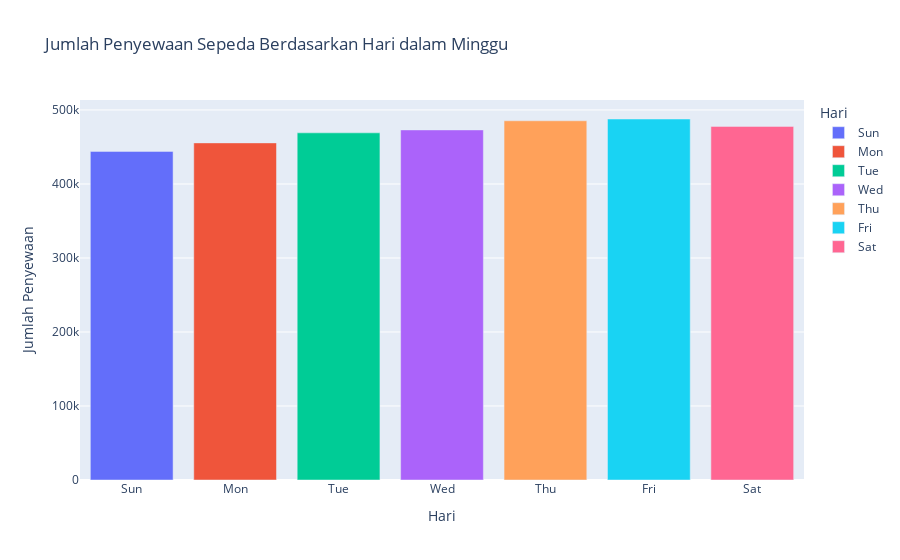

The notebook cell saved with this chart:
### Markdown cell above
### **Pertanyaan 6: Bagaimana distribusi jumlah penyewaan sepeda sepanjang hari dalam seminggu?**

### Code cell
weekday_counts = day.groupby('weekday')['count'].sum().reset_index()
fig = px.bar(weekday_counts, x='weekday', y='count', color='weekday',
             category_orders={"weekday": ["Sun", "Mon", "Tue", "Wed", "Thu", "Fri", "Sat"]},
             title='Jumlah Penyewaan Sepeda Berdasarkan Hari dalam Minggu',
             labels={'weekday': 'Hari', 'count': 'Jumlah Penyewaan'})
fig.show()

### Figure 1 — Plotly figure (JSON) as saved in the notebook; plotly's stock layout.template omitted (floating-point values rounded to 4 significant figures)
{"data": [{"alignmentgroup": "True", "hovertemplate": "Hari=%{x}<br>Jumlah Penyewaan=%{y}<extra></extra>", "legendgroup": "Sun", "marker": {"color": "#636efa", "pattern": {"shape": ""}}, "name": "Sun", "offsetgroup": "Sun", "orientation": "v", "showlegend": true, "textposition": "auto", "type": "bar", "x": ["Sun"], "xaxis": "x", "y": [444027], "yaxis": "y"}, {"alignmentgroup": "True", "hovertemplate": "Hari=%{x}<br>Jumlah Penyewaan=%{y}<extra></extra>", "legendgroup": "Mon", "marker": {"color": "#EF553B", "pattern": {"shape": ""}}, "name": "Mon", "offsetgroup": "Mon", "orientation": "v", "showlegend": true, "textposition": "auto", "type": "bar", "x": ["Mon"], "xaxis": "x", "y": [455503], "yaxis": "y"}, {"alignmentgroup": "True", "hovertemplate": "Hari=%{x}<br>Jumlah Penyewaan=%{y}<extra></extra>", "legendgroup": "Tue", "marker": {"color": "#00cc96", "pattern": {"shape": ""}}, "name": "Tue", "offsetgroup": "Tue", "orientation": "v", "showlegend": true, "textposition": "auto", "type": "bar", "x": ["Tue"], "xaxis": "x", "y": [469109], "yaxis": "y"}, {"alignmentgroup": "True", "hovertemplate": "Hari=%{x}<br>Jumlah Penyewaan=%{y}<extra></extra>", "legendgroup": "Wed", "marker": {"color": "#ab63fa", "pattern": {"shape": ""}}, "name": "Wed", "offsetgroup": "Wed", "orientation": "v", "showlegend": true, "textposition": "auto", "type": "bar", "x": ["Wed"], "xaxis": "x", "y": [473048], "yaxis": "y"}, {"alignmentgroup": "True", "hovertemplate": "Hari=%{x}<br>Jumlah Penyewaan=%{y}<extra></extra>", "legendgroup": "Thu", "marker": {"color": "#FFA15A", "pattern": {"shape": ""}}, "name": "Thu", "offsetgroup": "Thu", "orientation": "v", "showlegend": true, "textposition": "auto", "type": "bar", "x": ["Thu"], "xaxis": "x", "y": [485395], "yaxis": "y"}, {"alignmentgroup": "True", "hovertemplate": "Hari=%{x}<br>Jumlah Penyewaan=%{y}<extra></extra>", "legendgroup": "Fri", "marker": {"color": "#19d3f3", "pattern": {"shape": ""}}, "name": "Fri", "offsetgroup": "Fri", "orientation": "v", "showlegend": true, "textposition": "auto", "type": "bar", "x": ["Fri"], "xaxis": "x", "y": [487790], "yaxis": "y"}, {"alignmentgroup": "True", "hovertemplate": "Hari=%{x}<br>Jumlah Penyewaan=%{y}<extra></extra>", "legendgroup": "Sat", "marker": {"color": "#FF6692", "pattern": {"shape": ""}}, "name": "Sat", "offsetgroup": "Sat", "orientation": "v", "showlegend": true, "textposition": "auto", "type": "bar", "x": ["Sat"], "xaxis": "x", "y": [477807], "yaxis": "y"}], "layout": {"barmode": "relative", "legend": {"title": {"text": "Hari"}, "tracegroupgap": 0}, "title": {"text": "Jumlah Penyewaan Sepeda Berdasarkan Hari dalam Minggu"}, "xaxis": {"anchor": "y", "categoryarray": ["Sun", "Mon", "Tue", "Wed", "Thu", "Fri", "Sat"], "categoryorder": "array", "domain": [0, 1], "title": {"text": "Hari"}}, "yaxis": {"anchor": "x", "domain": [0, 1], "title": {"text": "Jumlah Penyewaan"}}}}
